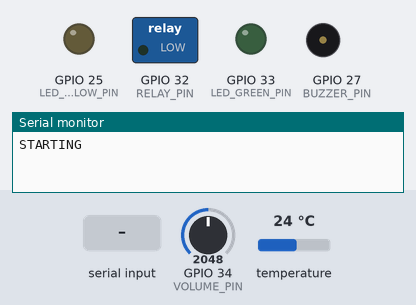
This sketch was run on a simulated ESP32. On the bench: switched loads named in the sketch (green lamp = pin HIGH), output pins drawn as LEDs (lit = HIGH), buzzer (waves = sounding, pin HIGH), the last lines printed to the serial monitor. Dashed ring = blinking. The inputs (shaded band) are chosen by the test bench; at power-on: GPIO 34 (VOLUME_PIN) = 2048, temperature 24 °C.

Above: at 0.1 s.
At 2.1 s:
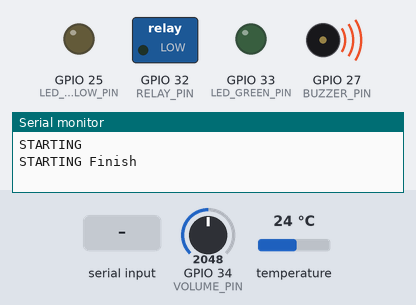
At 3.7 s:
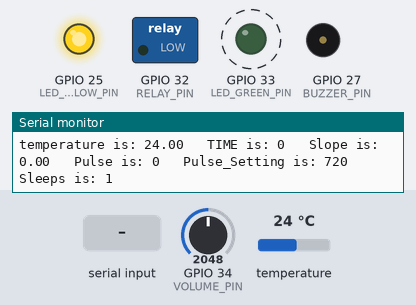
3.8 s: "AT+SHOW#" received over Serial
Timing chart, 0 to 13.3 s (numbered marks = the images above; inputs shaded):
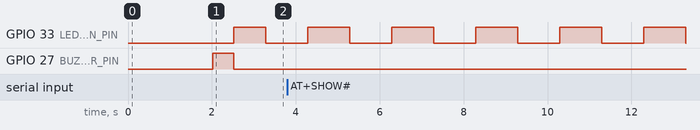

Measured:
- by itself, GPIO 33 (LED_GREEN_PIN): alternates HIGH for 1.0 s and LOW for 1.0 s

The sketch:

Firmware_esp32_1.ino
```cpp
#include "Header.h"
float tempArray[maxcalTemp];
float avgTempArray[maxAVGTemp];
int indexTempArrray = 0;
int indexAvgTempArrray = 0;

void timeCountPrograms() {
  times += 2;
}

void readTemps() {
  //  int slopeCount = 0;
  ds18b20.requestTemperatures();
  temperature = ds18b20.getTempCByIndex(0) + tempOffset;
  if (_first) {
    old_temp = temperature;
    minTemps = temperature;
    maxTemps = temperature;
    _first = false;
  }
  if (minTemps > temperature)
    minTemps = temperature;
  if (maxTemps < temperature)
    maxTemps = temperature;

  // ########################### Temperature ################################
  int tempCount = 0;
  if (indexTempArrray < maxcalTemp) {
    tempArray[indexTempArrray] = temperature;
    indexTempArrray++;
  } else {
    for (int i = 0; i < maxcalTemp - 1; i++) {
      tempArray[i] = tempArray[i + 1];
    }
    tempArray[maxcalTemp - 1] = temperature;
  }
  for ( tempCount = 0; tempCount < maxcalTemp; tempCount++) {
    if (tempArray[tempCount] == 0.00f) break;
  }
  temperature = 0.00f;
  for ( int j = 0; j < tempCount; j++) {
    temperature += tempArray[j];
  }
  temperature = temperature / tempCount;

  // ##################### AVG Temperature ##########################
  int avgtempCount = 0;
  if (indexAvgTempArrray < maxAVGTemp) {
    avgTempArray[indexAvgTempArrray] = temperature;
    indexAvgTempArrray++;
  } else {
    for (int i = 0; i < maxAVGTemp - 1; i++) {
      avgTempArray[i] = avgTempArray[i + 1];
    }
    avgTempArray[maxAVGTemp - 1] = temperature;
  }
  for ( avgtempCount = 0; avgtempCount < maxAVGTemp; avgtempCount++) {
    if (avgTempArray[avgtempCount] == 0.00f) break;
  }
  avgTemps = 0.00f;
  for ( int j = 0; j < avgtempCount; j++) {
    avgTemps += avgTempArray[j];
  }
  avgTemps = avgTemps / avgtempCount;

  slope = temperature - old_temp;
  old_temp = temperature;
  if (temperature >= SleepTemps) {
    if (sleeps >= CountSleep_Setting) {
      relay.off(); // On Relay
      green.off(); // On LED Green
      yellow.off(); // On LED Yellow
    } else {
      sleeps++;
    }
  } else {
    sleeps = 0;
    startFunc();
  }

  Serial.print("temperature is: ");
  Serial.print(temperature);
  Serial.print("   TIME is: ");
  Serial.print(times);
  Serial.print("   Slope is: ");
  Serial.print(slope);
  Serial.print("   Pulse is: ");
  Serial.print(pulse);
  Serial.print("   Pulse_Setting is: ");
  Serial.print(Pulse_Setting);
  Serial.print("   Sleeps is: ");
  Serial.println(sleeps);
}

bool _Start = false;
int countRelay = 0;
bool yellow_state = false;
int old_timeCut = 0;
bool _sleepMode = false;
void startFunc() {
  if (!_Start) {
    if (temperature >= TempsLeak && times >= TimesLeak) {
      yellow_state = !yellow_state;
      (yellow_state) ? yellow.on() : yellow.off();
    } else {
      if (times >= TimeNo1_Setting)
        (slope <= -0.005) ? yellow.on() : yellow.off();
    }

    relay.off();
  } else {
    countRelay += 2;
    if (countRelay >= relayStartTime) {
      _Start = false;
      relay.off();
    }
    yellow.off();
    relay.on();
  }

  if (times >= TimeNo2_Setting) {

    /*
      SleepTemps
      countSleep = 0;
      CountSleep_Setting = 450;
    */


    if (slope >= 0.20 && pulse > 0)
      pulse = 0;

    if (slope == 0.0 && times > TimeNo3_Setting) {
      times = TimeNo1_Setting;
      pulse = 0; // Pulse
      //      sleeps = 0; // Sleep

      int timeCut =  times - TimeNo3_Setting;
      // ##
      //      if (old_timeCut == 0) {
      //        old_timeCut = timeCut;
      //      }
      //      int timecCals = timeCut - old_timeCut;
      if (timeCut < 20) {
        PulseMax_Setting = PulseMax_Setting - 20;
      } else {
        PulseMax_Setting = PulseMax_Setting + 20;
      }
      //      old_timeCut = timeCut;
      // @@
    } else if (slope <= 0.00 && slope >= (Slope_Setting * -1)  && times < TimeNo3_Setting) {
      //      times = TimeNo1_Setting;
      pulse ++; // Pulse
      if (pulse >= Pulse_Setting) {
        _Start = true;
        yellow.off();
        relay.on();
        countRelay = 0;
        pulse = 0;
      }
      //      sleeps = 0; // Sleep
    }
  }
}
bool _green = false;
void ledStatus() {
  _green = !_green;
  (_green) ? green.on() : green.off();
}

void printData() {
  Serial.println();
  Serial.println();
  Serial.println("##################### DATA ##########################");
  Serial.print("temperature = ");
  Serial.print(temperature);
  Serial.println(" °C");
  Serial.print("AVG temperature = ");
  Serial.print(avgTemps);
  Serial.println(" °C");
  Serial.print("Slope is: ");
  Serial.println(slope);
  Serial.print("minTemps is: ");
  Serial.print(minTemps, 2);
  Serial.println(" °C");
  Serial.print("maxTemps is: ");
  Serial.print(maxTemps, 2);
  Serial.println(" °C");
  Serial.print("TIME is: ");
  Serial.println(times);
  Serial.print("Pulse is: ");
  Serial.println(pulse);
  Serial.print("Sleep is: ");
  Serial.println(sleeps);
  Serial.println("#####################################################");
}

void setup() {
  Serial.begin(57600);
  Serial.println("STARTING");
  delay(2000);
  for (int i = 0; i < maxcalTemp; i++) {
    tempArray[i] = 0.00f;
  }
  Serial.println();
  Serial.println();
  Serial.println("STARTING Finish");
  Serial.println();
  Serial.println();

  ds18b20.begin();

  buzzer.begin(); // Init Buzzer
  relay.begin(); // Init Relay
  green.begin(); // Init LED Green
  yellow.begin(); // Init LED Yellow

  buzzer.on(); // On Buzzer
  temperatureTimer.setIntervals(2000);
  ledgreenTimer.setIntervals(1000);
  timeCountTimer.setIntervals(2000);
  delay(500);
  relay.off(); // On Relay
  green.off(); // On LED Green
  buzzer.off(); // Off Buzzer
  yellow.off(); // On LED Yellow
}
String AT_COMMAND = "";

/*
  AT+SHOW#
  AT+TIME=XX#
*/
void loop(void) {
  while (Serial.available() > 0) {
    char c = Serial.read();
    AT_COMMAND += c;
    if (c == '#') {
      if (AT_COMMAND.indexOf("AT+SHOW#") != -1) {
        printData();
      } else if (AT_COMMAND.indexOf("AT+TIME=") != -1) {
        //        printData();
        //        Serial.println(AT_COMMAND.substring(AT_COMMAND.indexOf("=") + 1, AT_COMMAND.indexOf("#")));
        times = (AT_COMMAND.substring(AT_COMMAND.indexOf("=") + 1, AT_COMMAND.indexOf("#"))).toInt();
      }

      AT_COMMAND = "";
    }
  }
  Pulse_Setting = map(analogRead(VOLUME_PIN), 0, 1023, 0, PulseMax_Setting);
  temperatureTimer.run(readTemps);
  ledgreenTimer.run(ledStatus);
  timeCountTimer.run(timeCountPrograms);
}
```

FunctionCalc.h
```cpp
float floatMap(float x, float inMin, float inMax, float outMin, float outMax) {
  return (x - inMin) * (outMax - outMin) / (inMax - inMin) + outMin;
}
```

GlobalVariable.h
```cpp
float temperature = 0.0f;
float old_temp = 0.00f;
float slope = 0.00f;

bool _first = true;

int times = 0;
//int times_No1 = 0; // Time No.1 Back
//int times_No2 = 0; // Time No.2 Start
//int times_No3 = 0; // Time No.3 End
int pulse = 0; // Pulse
int sleeps = 0; // Pulse

float minTemps = 0.00f;
float maxTemps = 0.00f;
float avgTemps = 0.00f;
```

Header.h
```cpp
#include "IO.h"
#include <OneWire.h>
#include <DallasTemperature.h>
#include "TimeInterval.h"
#include "GlobalVariable.h"
#include "Config.h"
#include "FunctionCalc.h"
#define ONE_WIRE_BUS 15  // TEMP GPIO12 // original 2
OneWire oneWire(ONE_WIRE_BUS);
DallasTemperature ds18b20(&oneWire);

IO buzzer = {BUZZER_PIN, HIGH}; // Active High
IO relay = {RELAY_PIN, HIGH}; // Active High
IO green = {LED_GREEN_PIN, LOW}; // Active Low
IO yellow = {LED_YELLOW_PIN, LOW}; // Active Low

Timer timeCountTimer;
Timer temperatureTimer;
Timer ledgreenTimer;
```

IO.h
```cpp
#define VOLUME_PIN 34 // A0

#define BUZZER_PIN 27 // 7

#define RELAY_PIN 32 // Active High 6
#define LED_GREEN_PIN 33 // Active Low 5
#define LED_YELLOW_PIN 25 // Active Low 8

struct IO {
  byte pins;
  bool actives;

  void begin() {
    pinMode(pins, OUTPUT);
  }

  void on() {
    digitalWrite(pins, (!actives ? false : true));
  }

  void off() {
    digitalWrite(pins, (!actives ? true : false));
  }
};
```

TimeInterval.h
```cpp
struct Timer {
  unsigned long pre = millis();
  unsigned long post = millis();
  int intervals;

  void setIntervals(int times) {
    intervals = times;
  }

  void run(void func()) {
    pre = millis();
    if (pre - post >= intervals) {
      func();
      post = pre;
    }
  }
};
```

Config.h
```cpp
float tempOffset = 0.00;

#define maxcalTemp 20 // Max Array
#define maxAVGTemp 200 // Max AVG Array


int relayStartTime = 22;

int Pulse_Setting = 0;

float SleepTemps = 24.00f;
int countSleep = 0;

// SETTING
float TempsLeak = 20.00;        // Temp Leak **
int TimesLeak = 600;            // Time Leak
int PulseMax_Setting = 360;     // Pulse Count(max)
int CountSleep_Setting = 450;   // Sleep(Count Up)


float Slope_Setting = 0.04;     // Slope Setting
// not use
float temp_cutoff = 30; // Temp Cutoff
float temp_MaxOffset = -2; // Temp Max Offset
float temp_MinOffset = 2; // Temp Min Offset
//end not use
int TimeNo1_Setting = 30;       // Time No.1 Back
int TimeNo2_Setting = 450;      // Time No.2 Start
int TimeNo3_Setting = 3600;     // Time No.3 End
```
